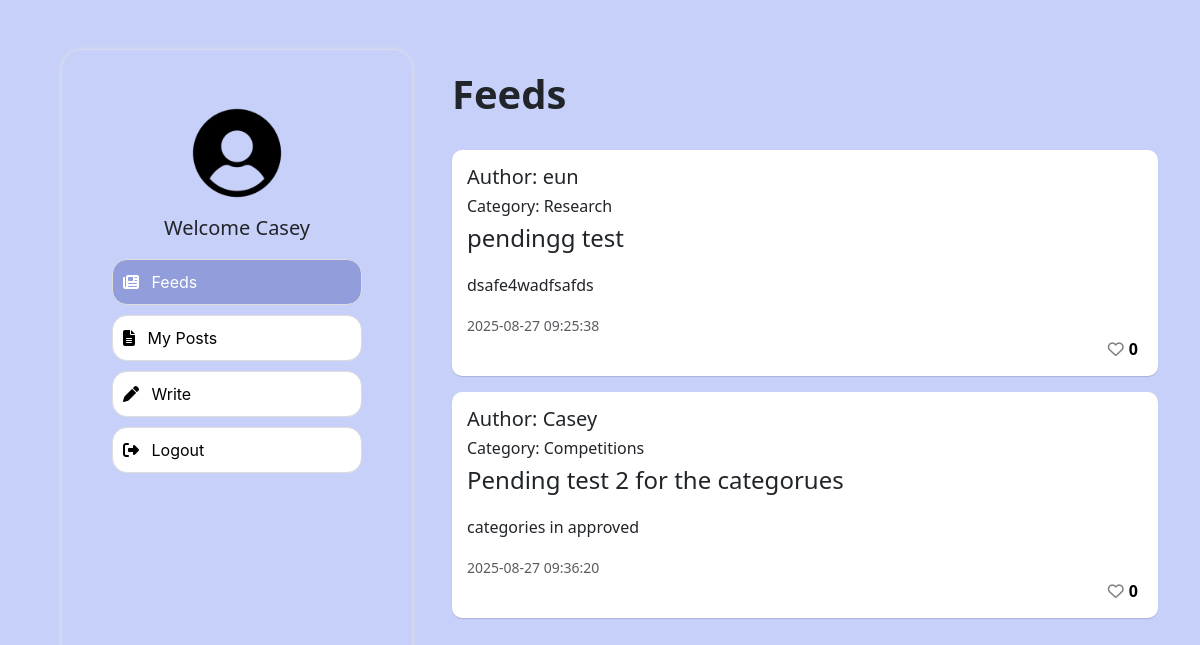
The app's page /student.php (signed in) with its own data.
### tables this page shows
CREATE TABLE `posts` (
  `post_id` int NOT NULL,
  `user_id` int NOT NULL,
  `title` varchar(150) NOT NULL,
  `content` text NOT NULL,
  `category_id` int NOT NULL,
  `is_featured` enum('pending','approved','draft') NOT NULL DEFAULT 'draft',
  `created_at` datetime NOT NULL DEFAULT CURRENT_TIMESTAMP,
  `updated_at` datetime DEFAULT CURRENT_TIMESTAMP
);

CREATE TABLE `users` (
  `user_id` int NOT NULL,
  `username` varchar(100) NOT NULL,
  `email` varchar(255) DEFAULT NULL,
  `password` varchar(255) NOT NULL,
  `role` enum('student','admin') DEFAULT 'student',
  `created_at` datetime NOT NULL DEFAULT CURRENT_TIMESTAMP
);

CREATE TABLE `categories` (
  `category_id` int NOT NULL,
  `name` varchar(100) NOT NULL,
  `description` text,
  `created_at` timestamp NULL DEFAULT CURRENT_TIMESTAMP
);

### student.php (the view, shortened to what this page needs)
<?php
include 'connect.php';
?>
<!DOCTYPE html>
<html lang="en">
<head>
    <link rel="stylesheet" href="https://cdnjs.cloudflare.com/ajax/libs/font-awesome/6.5.0/css/all.min.css">
    <link rel="stylesheet" href="https://cdn.jsdelivr.net/npm/bootstrap@5.3.0/dist/css/bootstrap.min.css">
</head>
<body>
    <div class="container">
        <div class="left-container">
            <br><br>
            <div class="profile">
                <img src="images/icons/student.png" height="100px" width="100px">
            </div>
            <p style="font-size: 20px;">
                Welcome <?php echo htmlspecialchars($_SESSION['username'] ?? 'Student'); ?>
            </p>
            <div class="menu_btn" onclick="showPage('feed')">
                <i class="fas fa-newspaper" style="margin-right:8px;"></i> Feeds
            </div>
            <div class="menu_btn" onclick="showPage('myposts')">
                <i class="fas fa-file-alt" style="margin-right:8px;"></i> My Posts
            </div>
            <div class="menu_btn" onclick="showPage('write')">
                <i class="fas fa-pen" style="margin-right:8px;"></i> Write
            </div>
            <div class="menu_btn">
                <a href="logout.php" style="text-decoration:none; color:black;">
                    <i class="fas fa-sign-out-alt" style="margin-right:8px;"></i> Logout
                </a>
            </div>
        </div>
        <div class="right-container">
            <?php
            $sqlPost = "SELECT posts.post_id, posts.title, posts.content, posts.created_at, users.username, categories.name AS category_name
            FROM posts
            INNER JOIN users ON posts.user_id = users.user_id
            INNER JOIN categories ON posts.category_id = categories.category_id
            WHERE posts.is_featured = 'approved'";
            $resultPost = mysqli_query($con, $sqlPost);
            ?>
            <div id="feed" style="display:block;">
                <h1 style="font-weight: 700;">Feeds</h1>
                <br>
                <div class="post-container">
                    <?php
                    if ($resultPost) {
                        while ($row = mysqli_fetch_assoc($resultPost)) {
                            $username = htmlspecialchars($row['username']);
                            $title    = htmlspecialchars($row['title']);
                            $content  = htmlspecialchars($row['content']);
                            $sended   = $row['created_at'];
                            $post_id  = $row['post_id'];
                            $user_id = $_SESSION['user_id'];
                            $sqlCheck = "SELECT * FROM likes WHERE user_id=$user_id AND post_id=$post_id";
                            $liked = mysqli_num_rows(mysqli_query($con, $sqlCheck)) > 0;
                            $likeClass = $liked ? 'fa-solid' : 'fa-regular';
                            $sqlCount = "SELECT COUNT(*) AS total FROM likes WHERE post_id=$post_id";
                            $likeCount = mysqli_fetch_assoc(mysqli_query($con, $sqlCount))['total'];
                    ?>
                            <div class="post-card mb-3" style="background-color: #fff;">
                                <div class="card-body">
                                    <h5>Author: <?php echo $username; ?></h5>
                                    <h6>Category: <?php echo htmlspecialchars($row['category_name']); ?></h6>
                                    <h4 class="card-title"><?php echo $title; ?></h4>
                                    <p class="card-text"><?php echo $content; ?></p>
                                    <small class="text-muted"><?php echo $sended; ?></small>
                                    <button class="btn btn-link like-btn">
                                        <i class="fa-heart <?php echo $likeClass; ?>" data-post-id="<?php echo $post_id; ?>"></i>
                                        <span id="like-count-<?php echo $post_id; ?>"><?php echo $likeCount; ?></span>
                                    </button>
                                </div>
                            </div>
                    <?php
                        }
                    }
                    ?>
                </div>
            </div>
        </div>
</body>
</html>

### student.php (style rules this page uses)
body { height: 100vh; margin: 0; background: #c7d0f8ff; }
.container { display: flex; align-items: flex-start; gap: 20px; margin: 50px; min-height: 100vh; }
.left-container { padding: 5px; width: 350px; height: 900px; border-radius: 20px; box-shadow: 0 0px 5px rgba(231, 231, 231, 1); display: flex; flex-direction: column; align-items: center; text-align: center; background: #c7d0f8ff; position: sticky; top: 20px; }
.post-card .card-title { margin-bottom: 20px; }
.post-card .card-text { margin-top: 0; }
.profile img { display: block; margin-bottom: 10px; }
.right-container { flex: 1; padding: 20px; max-width: 100%; }
.menu_btn { background-color: #f5f5f5; border: 1px solid #cdd1f8ff; padding: 10px; text-align: left; cursor: pointer; transition: 0.2s; width: 100%; font-family: 'Inter', sans-serif; display: block; margin-bottom: 10px; border-radius: 15px; width: 250px; }
.menu_btn { background-color: #ffffff; color: black; border: 1px solid #ddd; }
.menu_btn.active { background-color: #919edbff; color: white; }
.menu_btn.active i { color: white; }
.post-card { flex: 1 1 calc(33.33% - 20px); min-width: 200px; border-radius: 10px; box-shadow: 0 .9px 1px rgba(0, 0, 0, 0.15); height: auto; background-color: rgba(255, 218, 218, 1); padding: 15px; }
.post-card .like-btn { display: flex; align-items: center; margin-left: auto; border: none; background: none; padding: 0; cursor: pointer; text-decoration: none; }
.like-btn span { color: black; font-weight: bold; margin-right: 5px; margin-left: 5px; }
.like-btn i.fa-heart { color: gray; transition: color 0.2s; }

### records on screen
posts: user.username "eun", category.name "Research", title "pendingg test", content "dsafe4wadfsafds", created_at "2025-08-27 09:25:38", likeCount "0"
posts: user.username "Casey", category.name "Competitions", title "Pending test 2 for the categorues", content "categories in approved", created_at "2025-08-27 09:36:20", likeCount "0"

### other values on screen
$_SESSION['username'] "Casey"
